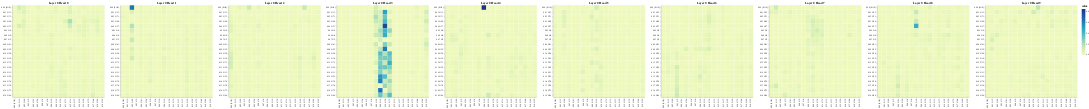

This figure's notebook cell:
### Code cell
# cross-attention
get_all_attention_maps("encoder-decoder", layers, heads, encoder_input_tokens, decoder_input_tokens, min(20, sentence_len))

### Figure 1 — Vega-Lite specification as saved in the notebook (floating-point values rounded to 4 significant figures; data arrays with more than 128 entries replaced by an {"elided": "..."} marker saying what was removed)
{"config": {"view": {"continuousWidth": 300, "continuousHeight": 300}}, "vconcat": [{"hconcat": [{"data": {"name": "data-17c4f6616cd3f64955e07f6e009eb383"}, "mark": {"type": "rect"}, "encoding": {"color": {"field": "value", "type": "quantitative"}, "tooltip": [{"field": "row", "type": "quantitative"}, {"field": "column", "type": "quantitative"}, {"field": "value", "type": "quantitative"}, {"field": "row_token", "type": "nominal"}, {"field": "col_token", "type": "nominal"}], "x": {"axis": {"title": ""}, "field": "col_token", "type": "nominal"}, "y": {"axis": {"title": ""}, "field": "row_token", "type": "nominal"}}, "height": 400, "name": "view_21", "title": "Layer 0 Head 0", "width": 400}, {"data": {"name": "data-98bfb3242ff39e9565262e88209956f6"}, "mark": {"type": "rect"}, "encoding": {"color": {"field": "value", "type": "quantitative"}, "tooltip": [{"field": "row", "type": "quantitative"}, {"field": "column", "type": "quantitative"}, {"field": "value", "type": "quantitative"}, {"field": "row_token", "type": "nominal"}, {"field": "col_token", "type": "nominal"}], "x": {"axis": {"title": ""}, "field": "col_token", "type": "nominal"}, "y": {"axis": {"title": ""}, "field": "row_token", "type": "nominal"}}, "height": 400, "name": "view_22", "title": "Layer 0 Head 1", "width": 400}, {"data": {"name": "data-fda43be21a85fdf4cd42fff2ba12baf5"}, "mark": {"type": "rect"}, "encoding": {"color": {"field": "value", "type": "quantitative"}, "tooltip": [{"field": "row", "type": "quantitative"}, {"field": "column", "type": "quantitative"}, {"field": "value", "type": "quantitative"}, {"field": "row_token", "type": "nominal"}, {"field": "col_token", "type": "nominal"}], "x": {"axis": {"title": ""}, "field": "col_token", "type": "nominal"}, "y": {"axis": {"title": ""}, "field": "row_token", "type": "nominal"}}, "height": 400, "name": "view_23", "title": "Layer 0 Head 2", "width": 400}, {"data": {"name": "data-b7904689c679006963de7207690915e1"}, "mark": {"type": "rect"}, "encoding": {"color": {"field": "value", "type": "quantitative"}, "tooltip": [{"field": "row", "type": "quantitative"}, {"field": "column", "type": "quantitative"}, {"field": "value", "type": "quantitative"}, {"field": "row_token", "type": "nominal"}, {"field": "col_token", "type": "nominal"}], "x": {"axis": {"title": ""}, "field": "col_token", "type": "nominal"}, "y": {"axis": {"title": ""}, "field": "row_token", "type": "nominal"}}, "height": 400, "name": "view_24", "title": "Layer 0 Head 3", "width": 400}, {"data": {"name": "data-b51e340cd24cf17dce93338af3994967"}, "mark": {"type": "rect"}, "encoding": {"color": {"field": "value", "type": "quantitative"}, "tooltip": [{"field": "row", "type": "quantitative"}, {"field": "column", "type": "quantitative"}, {"field": "value", "type": "quantitative"}, {"field": "row_token", "type": "nominal"}, {"field": "col_token", "type": "nominal"}], "x": {"axis": {"title": ""}, "field": "col_token", "type": "nominal"}, "y": {"axis": {"title": ""}, "field": "row_token", "type": "nominal"}}, "height": 400, "name": "view_25", "title": "Layer 0 Head 4", "width": 400}, {"data": {"name": "data-f666f9f385f4583ac91ec8ebf3e30f50"}, "mark": {"type": "rect"}, "encoding": {"color": {"field": "value", "type": "quantitative"}, "tooltip": [{"field": "row", "type": "quantitative"}, {"field": "column", "type": "quantitative"}, {"field": "value", "type": "quantitative"}, {"field": "row_token", "type": "nominal"}, {"field": "col_token", "type": "nominal"}], "x": {"axis": {"title": ""}, "field": "col_token", "type": "nominal"}, "y": {"axis": {"title": ""}, "field": "row_token", "type": "nominal"}}, "height": 400, "name": "view_26", "title": "Layer 0 Head 5", "width": 400}, {"data": {"name": "data-7ca945c37cf1ca9bcead2757189c8084"}, "mark": {"type": "rect"}, "encoding": {"color": {"field": "value", "type": "quantitative"}, "tooltip": [{"field": "row", "type": "quantitative"}, {"field": "column", "type": "quantitative"}, {"field": "value", "type": "quantitative"}, {"field": "row_token", "type": "nominal"}, {"field": "col_token", "type": "nominal"}], "x": {"axis": {"title": ""}, "field": "col_token", "type": "nominal"}, "y": {"axis": {"title": ""}, "field": "row_token", "type": "nominal"}}, "height": 400, "name": "view_27", "title": "Layer 0 Head 6", "width": 400}, {"data": {"name": "data-0e0853785695872571cd165eacee0726"}, "mark": {"type": "rect"}, "encoding": {"color": {"field": "value", "type": "quantitative"}, "tooltip": [{"field": "row", "type": "quantitative"}, {"field": "column", "type": "quantitative"}, {"field": "value", "type": "quantitative"}, {"field": "row_token", "type": "nominal"}, {"field": "col_token", "type": "nominal"}], "x": {"axis": {"title": ""}, "field": "col_token", "type": "nominal"}, "y": {"axis": {"title": ""}, "field": "row_token", "type": "nominal"}}, "height": 400, "name": "view_28", "title": "Layer 0 Head 7", "width": 400}, {"data": {"name": "data-7ec07a468f5da4f17a0f37218901c29e"}, "mark": {"type": "rect"}, "encoding": {"color": {"field": "value", "type": "quantitative"}, "tooltip": [{"field": "row", "type": "quantitative"}, {"field": "column", "type": "quantitative"}, {"field": "value", "type": "quantitative"}, {"field": "row_token", "type": "nominal"}, {"field": "col_token", "type": "nominal"}], "x": {"axis": {"title": ""}, "field": "col_token", "type": "nominal"}, "y": {"axis": {"title": ""}, "field": "row_token", "type": "nominal"}}, "height": 400, "name": "view_29", "title": "Layer 0 Head 8", "width": 400}, {"data": {"name": "data-50239397fa4303be919949ae03e68124"}, "mark": {"type": "rect"}, "encoding": {"color": {"field": "value", "type": "quantitative"}, "tooltip": [{"field": "row", "type": "quantitative"}, {"field": "column", "type": "quantitative"}, {"field": "value", "type": "quantitative"}, {"field": "row_token", "type": "nominal"}, {"field": "col_token", "type": "nominal"}], "x": {"axis": {"title": ""}, "field": "col_token", "type": "nominal"}, "y": {"axis": {"title": ""}, "field": "row_token", "type": "nominal"}}, "height": 400, "name": "view_30", "title": "Layer 0 Head 9", "width": 400}]}], "params": [{"name": "param_21", "select": {"type": "interval", "encodings": ["x", "y"]}, "bind": "scales", "views": ["view_21"]}, {"name": "param_22", "select": {"type": "interval", "encodings": ["x", "y"]}, "bind": "scales", "views": ["view_22"]}, {"name": "param_23", "select": {"type": "interval", "encodings": ["x", "y"]}, "bind": "scales", "views": ["view_23"]}, {"name": "param_24", "select": {"type": "interval", "encodings": ["x", "y"]}, "bind": "scales", "views": ["view_24"]}, {"name": "param_25", "select": {"type": "interval", "encodings": ["x", "y"]}, "bind": "scales", "views": ["view_25"]}, {"name": "param_26", "select": {"type": "interval", "encodings": ["x", "y"]}, "bind": "scales", "views": ["view_26"]}, {"name": "param_27", "select": {"type": "interval", "encodings": ["x", "y"]}, "bind": "scales", "views": ["view_27"]}, {"name": "param_28", "select": {"type": "interval", "encodings": ["x", "y"]}, "bind": "scales", "views": ["view_28"]}, {"name": "param_29", "select": {"type": "interval", "encodings": ["x", "y"]}, "bind": "scales", "views": ["view_29"]}, {"name": "param_30", "select": {"type": "interval", "encodings": ["x", "y"]}, "bind": "scales", "views": ["view_30"]}], "$schema": "https://vega.github.io/schema/vega-lite/v5.8.0.json", "datasets": {"data-17c4f6616cd3f64955e07f6e009eb383": {"elided": "400 records"}, "data-98bfb3242ff39e9565262e88209956f6": {"elided": "400 records"}, "data-fda43be21a85fdf4cd42fff2ba12baf5": {"elided": "400 records"}, "data-b7904689c679006963de7207690915e1": {"elided": "400 records"}, "data-b51e340cd24cf17dce93338af3994967": {"elided": "400 records"}, "data-f666f9f385f4583ac91ec8ebf3e30f50": {"elided": "400 records"}, "data-7ca945c37cf1ca9bcead2757189c8084": {"elided": "400 records"}, "data-0e0853785695872571cd165eacee0726": {"elided": "400 records"}, "data-7ec07a468f5da4f17a0f37218901c29e": {"elided": "400 records"}, "data-50239397fa4303be919949ae03e68124": {"elided": "400 records"}}}
